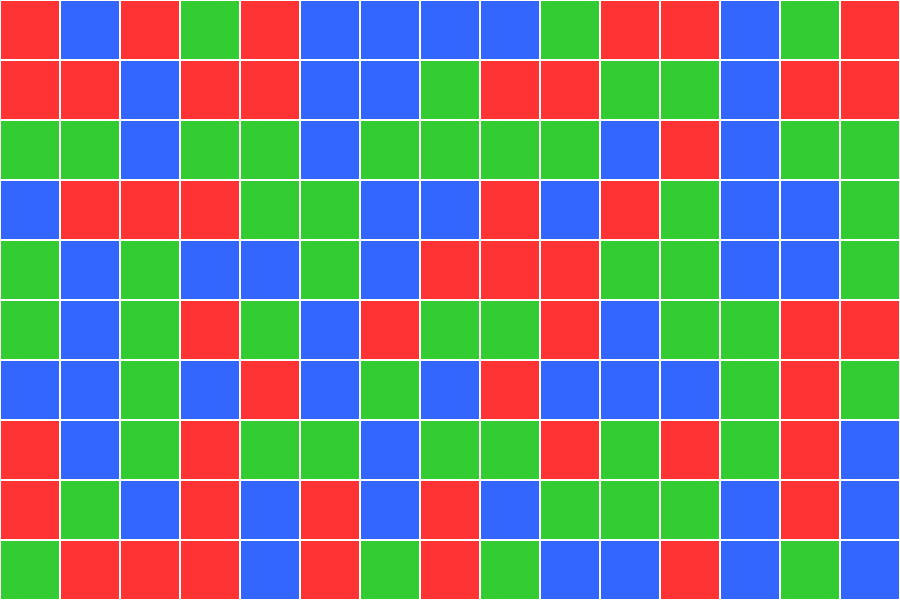
Frame 1 (no input)
Frame 60 (no input): identical to frame 1, image omitted
Frame 120 (the mouse pressed at the canvas centre since frame 60): identical to frame 1, image omitted

The p5.js sketch that drew this single still picture (run headless with seeded random() and noise() and a simulated clock; from frame 60 on, the mouse is pressed at the canvas centre):

// p5.js sketch
// ── sketch.js
 const scl = 60;
 const canvasW = 900;
 const canvasH = 600;
 const cols = parseInt(canvasW / scl);
 const rows = parseInt(canvasH / scl);
 const total = cols * rows;
 const bricks = [];
 let group = [];
 let toCheck = [];
 let lastDis = 0;

 function setup() {
     createCanvas(canvasW, canvasH);

     for (let i = 0; i < total; i++) {
         bricks.push(new Bricks(i, floor(random(0, 3))));
     }
 }

 function draw() {
     background(100);

     for (let [i, b] of bricks.entries()) {
         show(b);
     }
 }

 function show(b) {
     if (!b.disable) {
         stroke(255);
         strokeWeight(2);
         fill(b.color);
         rect(b.x, b.y, scl);


         //                fill(255);
         //                noStroke();
         //                textSize(14);
         //                textAlign(CENTER, CENTER);
         //                text(b.id, b.x + scl / 2, b.y + scl / 2);
         //                text(floor(b.y / scl), b.x + scl / 2, b.y + scl / 2);
         //                    text(floor(this.x / scl), this.x + scl / 2, this.y + scl / 2);
     }
 }

 function check(b) {
     if (b.id >= 1 && b.id % cols != 0) {
         if (bricks[b.id - 1].colorId == b.colorId) {

             addToCheck(b.id - 1);
         }
     }

     if (b.id < bricks.length - 1) {
         if (bricks[b.id + 1].colorId == b.colorId && b.id % cols != cols - 1) {

             addToCheck(b.id + 1);
         }
     }

     if (floor((b.id - cols) / cols) >= 0 && floor(bricks[b.id].y / scl) != 0) {
         if (bricks[b.id - cols].colorId == b.colorId) {

             addToCheck(b.id - cols);
         }
     }

     if (floor((b.id + cols) / cols) <= rows - 1 && floor(bricks[b.id].y / scl) != rows - 1) {
         if (bricks[b.id + cols].colorId == b.colorId) {

             addToCheck(b.id + cols);
         }
     }
 }

 function addToGroup(id) {
     group.push(id);
 }

 function addToCheck(id) {
     toCheck.push(id);
 }

 function checkNew() {
     for (let i = 0; i <= toCheck.length - 1; i++) {
         if (!group.includes(toCheck[i])) {
             addToGroup(toCheck[i]);

             check(bricks[toCheck[i]]);
         }
     }

     if (group.length > 1) {
         removeBricks();
     }

     moveCols();
     moveCols();
 }

 function reorder(arr, col) {
     let tempArr = arr;
     let n = tempArr.length - 1;

     for (let r = rows - 1; r >= 0; r--) {
         if (tempArr[n].y != r * scl) {
             tempArr[n].y = r * scl;
         }
         n--;
     }

     let m = 0;
     for (let i = 0; i <= bricks.length - 1; i++) {
         if (floor(bricks[i].x / scl) == col) {
             bricks[i] = tempArr[m];
             m++;
         }
     }

     for (let i = 0; i <= bricks.length - 1; i++) {
         if (bricks[i].id != i) {
             bricks[i].id = i;
         }

     }
 }

 function reorderCol(arr) {
     let tempArr = arr;
     let tempRow = [];

     for (let r = 0; r <= rows - 1; r++) {
         for (let i = 0; i <= bricks.length - 1; i++) {
             if (floor(bricks[i].y / scl) == r) {
                 tempRow.push(Object.assign({}, bricks[i]));
             }
         }

         let n = 0;
         for (let i = 0; i <= tempRow.length - 1; i++) {
             if (tempArr[r].id == tempRow[i].id) {
                 n = i;
             }

         }

         let temp = Object.assign({}, tempRow[n]);
         let last = r * cols + (cols - 1);
         for (let i = n; i <= cols - 1; i++) {
             tempRow[i] = Object.assign({}, tempRow[i + 1]);
         }

         tempRow[cols - 1] = Object.assign({}, temp);

         let m = 0;
         for (let i = 0; i <= bricks.length - 1; i++) {
             if (floor(bricks[i].y / scl) == r) {
                 bricks[i] = tempRow[m];
                 m++;

             }
         }

         tempRow = [];
     }

     for (let i = 0; i <= bricks.length - 1; i++) {
         if (bricks[i].id != i) {
             bricks[i].id = i;
         }

     }

     for (let i = 0; i <= bricks.length - 1; i++) {
         bricks[i].x = (i % cols) * scl;
     }
 }

 function moveCols() {
     let col = [];
     let colDis = [];

     for (let c = 0; c <= cols - 1 - lastDis; c++) {
         for (let i = 0; i <= bricks.length - 1; i++) {
             if (floor(bricks[i].x / scl) == c) {
                 let copy = Object.assign({}, bricks[i]);
                 if (!bricks[i].disable) {
                     col.push(copy);
                 } else {
                     colDis.push(copy);
                 }
             }
         }

         if (col.length < 1) {
             reorderCol(colDis);
             lastDis++;
         }

         col = [];
         colDis = [];
     }
 }

 function removeBricks() {
     let col = [];
     let colDis = [];

     for (let i = 0; i <= group.length - 1; i++) {
         bricks[group[i]].disable = true;
     }

     for (let c = 0; c <= cols - 1 - lastDis; c++) {
         for (let i = 0; i <= bricks.length - 1; i++) {
             if (floor(bricks[i].x / scl) == c) {
                 let copy = Object.assign({}, bricks[i]);
                 if (!bricks[i].disable) {
                     col.push(copy);
                 } else {
                     colDis.push(copy);
                 }
             }
         }


         col = colDis.concat(col);
         reorder(col, c);

         col = [];
         colDis = [];
     }
 }

 function mousePressed() {
     group = [];
     toCheck = [];

     for (let b of bricks) {
         if (mouseX > b.x && mouseX < b.x + scl && mouseY > b.y && mouseY < b.y + scl) {
             addToGroup(b.id);
             show(b);
             check(b);

             checkNew();
         }
     }
 }

 class Bricks {
     constructor(id, colorID) {
         this.id = id;
         this.x = (this.id % cols) * scl;
         this.y = floor(this.id / cols) * scl;
         this.disable = false;
         this.colorId = colorID;

         if (this.colorId == 0) {
             this.color = color("#3366ff");
         } else if (this.colorId == 1) {
             this.color = color("#33cc33");
         } else if (this.colorId == 2) {
             this.color = color("#ff3333");
         } else if (this.colorId == 3) {
             this.color = color("#ffd633");
         }
     }
 }
